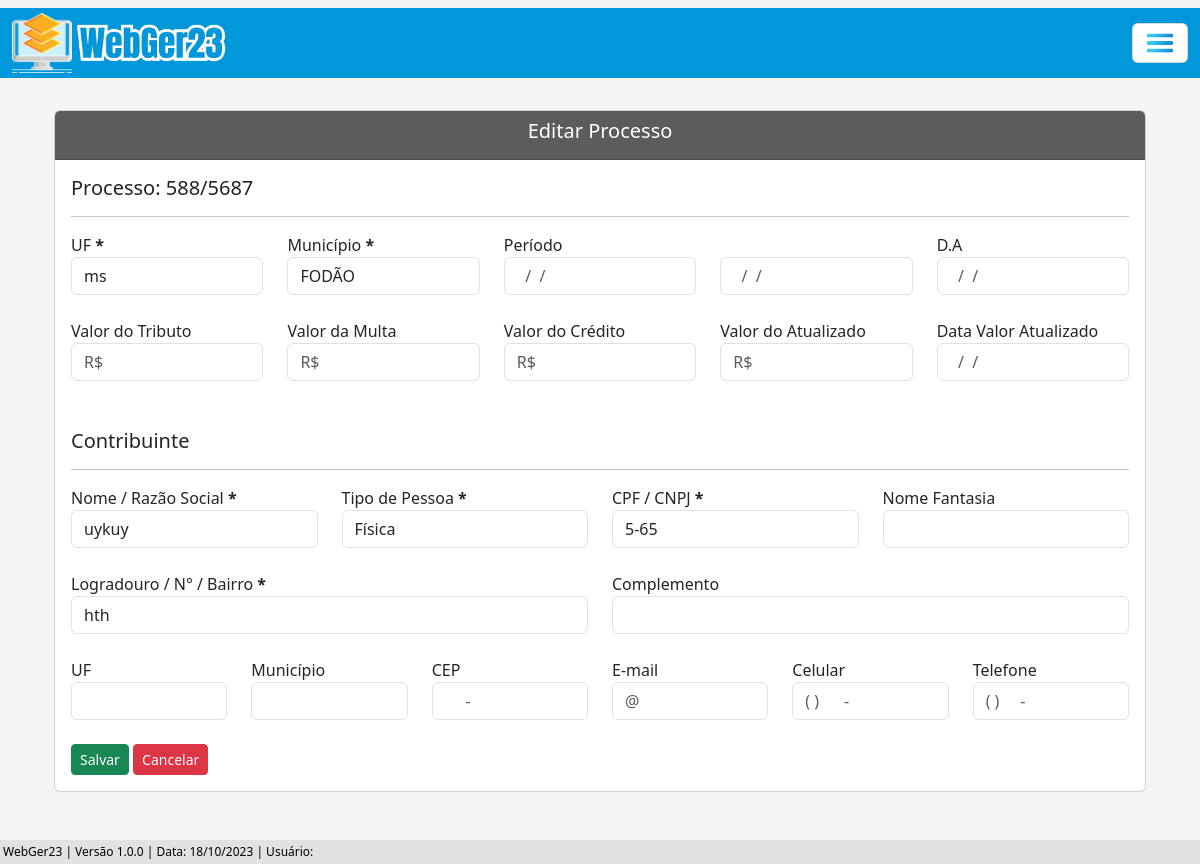
/editar/processo-adm/8/, run on the app's committed database.
### processo/models.py (models this page shows, shortened)
class Base(models.Model): # Classe base, será herdada pelas outras classes
    data_criacao = models.DateTimeField('data_criação', auto_now_add=True)
    usuario_criador = models.ForeignKey(get_user_model(), verbose_name='Usuário Criador', on_delete=models.SET_NULL, null=True)
    data_alteracao = models.DateTimeField('Alterado', auto_now=True)
    ativo = models.BooleanField('Ativo', default=True)
    class Meta:
        abstract = True

class ProcessoAdm(Base):
    tipo_pessoas = (
        ('Física', 'Física'), ('Jurídica', 'Jurídica'),
    )
    numero = models.CharField(unique=True, verbose_name='N°', max_length=10) # Número do processo
    municipio = models.CharField(max_length=50, verbose_name='Município') # Município
    uf = models.CharField(max_length=2) # UF
    data_inicial = models.DateField(blank=True, null=True) # Data Inicial do Período do processo
    data_final = models.DateField(blank=True, null=True) # Data final do Período do processo
    data_div_ativa = models.DateField(blank=True, null=True) # Data dívida ativa
    valor_atributo = models.CharField(max_length=14, blank=True, null=True)  # Valor do atributo
    valor_multa = models.CharField(max_length=14, blank=True, null=True) # Valor da multa
    valor_credito = models.CharField(max_length=14, blank=True, null=True) # Valor do crédito
    valor_atualizado = models.CharField(max_length=14, blank=True, null=True) # Valor do atualizado
    data_valor_atualizado = models.DateField(blank=True, null=True) # Data valor atualizado
    nome_contribuinte = models.CharField(max_length=50)  # Nome / Razão Social
    tipo_pessoa = models.CharField(max_length=50, choices=tipo_pessoas) # Física / Jurídica # Utiliza choices(escolhas) para selecionar o tipo de pessoas
    documento = models.CharField(max_length=20, verbose_name='CPF/CNPJ', unique=True) # CPF / CNPJ
    nome_fantasia = models.CharField(max_length=50, blank=True, null=True) # Nome Fantasia
    email = models.EmailField(max_length=50, blank=True, null=True) # E-mail
    endereco = models.CharField(max_length=150) # Rua
    complemento = models.CharField(max_length=50, blank=True, null=True) # Complemento
    municipio_contribuinte = models.CharField(max_length=50, blank=True, null=True) # Município Contribuinte
    uf_contribuinte = models.CharField(max_length=2, verbose_name='UF', blank=True, null=True) # UF Contribuinte
    cep = models.CharField(max_length=10, blank=True, null=True) # CEP
    telefone = models.CharField(max_length=20, blank=True, null=True) # Telefone
    celular = models.CharField(max_length=20, blank=True, null=True) # Celular

### processo/views.py (the view, shortened to what this page needs)
# urls.py: path('editar/processo-adm/<int:pk>/', ProcessoAdmUpdate.as_view(), name='proc-adm-update'),
class ProcessoAdmUpdate(UpdateView):
    model = ProcessoAdm
    template_name = 'processos/updates/processo_adm_update.html'
    fields = ['ativo', 'municipio', 'uf', 'data_inicial', 'data_final', 'data_div_ativa', 'valor_atributo', 'valor_multa', 'valor_credito', 'valor_atualizado', 'data_valor_atualizado', 'nome_contribuinte', 'tipo_pessoa', 'documento', 'nome_fantasia', 'email', 'endereco', 'complemento', 'municipio_contribuinte', 'uf_contribuinte', 'cep', 'telefone', 'celular']
    success_url = reverse_lazy('proc-adm-list')
    def get_context_data(self, **kwargs):
        processo_pk = self.kwargs.get('pk') # Pega a PK do processo através da URL
        context = super().get_context_data(**kwargs)
        context['dados_processo'] = ProcessoAdm.objects.filter(pk=processo_pk) # Filtra os dados do processo através da pk
        return context

### processo/templates/processos/updates/processo_adm_update.html (shortened to what this page needs)
{% extends 'index.html' %}
{% load static %}
{% load widget_tweaks %}
{% block conteudo %}
    <div class="container p-4">
        <div class="card">
            <div class="card-header text-white" style="background-color: #5c5c5c;">
                <h5 style="text-align: center;">Editar Processo</h5>
            </div>
            <div class="card-body">
                <form action="" method="post" enctype="multipart/form-data">
                    {% for atributo in dados_processo %}
                        <h5>Processo: {{ atributo.numero }}</h5>
                    {% endfor %}
                    <hr>
                    <div class="row">
                        <div class="col">
                            <label for="uf">UF <b>*</b></label>
                            {% render_field form.uf class="form-control" id="uf"%}
                        </div>
                        <div class="col">
                            <label for="municipio">Município <b>*</b></label>
                            {% render_field form.municipio class="form-control" id="municipio"%}
                        </div>
                        <div class="col">
                            <label for="data_inicial">Período</label>
                            {% render_field form.data_inicial class="form-control" id="data_inicial" placeholder="  /  /    "%}
                        </div>
                        <div class="col">
                            {% render_field form.data_final class="form-control" id="data_final" placeholder="  /  /    "%}
                        </div>
                        <div class="col">
                            <label for="data_div_ativa">D.A</label>
                            {% render_field form.data_div_ativa class="form-control" id="data_div_ativa" placeholder="  /  /    "%}
                        </div>
                    </div>
                    <br>
                    <div class="row">
                        <div class="col">
                            <label for="valor_atributo">Valor do Tributo</label>
                            {% render_field form.valor_atributo class="mask-money form-control" placeholder="R$"  id="valor_atributo" autocomplete="off"%}
                        </div>
                        <div class="col">
                            <label for="valor_multa">Valor da Multa</label>
                            {% render_field form.valor_multa class="form-control" placeholder="R$" id="valor_multa" autocomplete="off"%}
                        </div>
                        <div class="col">
                            <label for="valor_credito">Valor do Crédito</label>
                            {% render_field form.valor_credito class="form-control" placeholder="R$" id="valor_credito" autocomplete="off"%}
                        </div>
                        <div class="col">
                            <label for="valor_atualizado">Valor do Atualizado</label>
                            {% render_field form.valor_atualizado class="form-control" placeholder="R$" id="valor_atualizado" autocomplete="off"%}
                        </div>
                        <div class="col">
                            <label for="data_valor_atualizado">Data Valor Atualizado</label>
                            {% render_field form.data_valor_atualizado class="form-control" id="data_valor_atualizado" placeholder="  /  /    "%}
                        </div>
                    </div>
                    <br><br>
                    <h5>Contribuinte</h5>
                    <hr>
                    <div class="row">
                        <div class="col">
                            <label for="nome_contribuinte">Nome / Razão Social <b>*</b></label>
                            {% render_field form.nome_contribuinte class="form-control" id="nome_contribuinte" autocomplete="off"%}
                        </div>
                        <div class="col">
                            <label for="tipo_pessoa">Tipo de Pessoa <b>*</b></label>
                            {% render_field form.tipo_pessoa class="form-control" id="tipo_pessoa" autocomplete="off"%}
                        </div>
                        <div class="col">
                            <label for="documento">CPF / CNPJ <b>*</b></label>
                            {% render_field form.documento class="form-control" id="documento" autocomplete="off"%}
                        </div>
                        <div class="col">
                            <label for="nome_fantasia">Nome Fantasia</label>
                            {% render_field form.nome_fantasia class="form-control" id="nome_fantasia" autocomplete="off"%}
                        </div>
                    </div>
                    <br>
                    <div class="row">
                        <div class="col">
                            <label for="endereco">Logradouro / N° / Bairro <b>*</b></label>
                            {% render_field form.endereco class="form-control" id="endereco" autocomplete="off"%}
                        </div>
                        <div class="col">
                            <label for="complemento">Complemento</label>
                            {% render_field form.complemento class="form-control" id="complemento" autocomplete="off"%}
                        </div>
                    </div>
                    <br>
                    <div class="row">
                        <div class="col">
                            <label for="uf_contribuinte">UF</label>
                            {% render_field form.uf_contribuinte class="form-control" id="uf_contribuinte" autocomplete="off"%}
                        </div>
                        <div class="col">
                            <label for="municipio_contribuinte">Município</label>
                            {% render_field form.municipio_contribuinte class="form-control" id="municipio_contribuinte" autocomplete="off"%}
                        </div>
                        <div class="col">
                            <label for="cep">CEP</label>
                            {% render_field form.cep class="form-control" placeholder="     -   " id="cep" autocomplete="off"%}
                        </div>
                        <div class="col">
                            <label for="email">E-mail</label>
                            {% render_field form.email class="form-control" placeholder="@" id="email" autocomplete="off" autocomplete="off"%}
                        </div>
                        <div class="col">
                            <label for="celular">Celular</label>
                            {% render_field form.celular class="form-control" placeholder="( )      -    " id="celular" autocomplete="off"%}
                        </div>
                        <div class="col">
                            <label for="telefone">Telefone</label>
                            {% render_field form.telefone class="form-control" placeholder="( )     -    " id="telefone" autocomplete="off"%}
                        </div>
                    </div>
                    <br>
                    <button type="submit" class="btn btn-success btn-sm">Salvar</button>
                    <a href="{% url 'proc-adm-list' %}" class="btn btn-danger btn-sm">Cancelar</a>
                </form>
            </div>
        </div>
    </div>
    <br><br>
{% endblock %}

### core/static/css/estilos.css (style rules this page uses)
body { background-color: whitesmoke; margin: 0; padding: 0; display: flex; flex-direction: column; min-height: 100vh; position: relative; }

### data on the page
ProcessoAdm: numero "588/5687", uf "ms", municipio "FODÃO", nome_contribuinte "uykuy", tipo_pessoa "Física", documento "5-65", endereco "hth"
